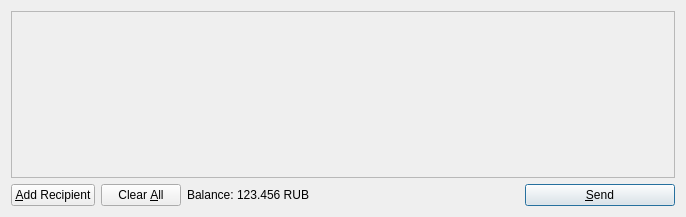
<?xml version="1.0" encoding="UTF-8"?>
<ui version="4.0">
 <class>SendCoinsDialog</class>
 <widget class="QDialog" name="SendCoinsDialog">
  <property name="geometry">
   <rect>
    <x>0</x>
    <y>0</y>
    <width>686</width>
    <height>217</height>
   </rect>
  </property>
  <property name="windowTitle">
   <string>Send Coins</string>
  </property>
  <layout class="QVBoxLayout" name="verticalLayout">
   <item>
    <widget class="QScrollArea" name="scrollArea">
     <property name="widgetResizable">
      <bool>true</bool>
     </property>
     <widget class="QWidget" name="scrollAreaWidgetContents">
      <property name="geometry">
       <rect>
        <x>0</x>
        <y>0</y>
        <width>666</width>
        <height>165</height>
       </rect>
      </property>
      <layout class="QVBoxLayout" name="verticalLayout_2">
       <property name="margin">
        <number>0</number>
       </property>
       <item>
        <layout class="QVBoxLayout" name="entries">
         <property name="spacing">
          <number>6</number>
         </property>
        </layout>
       </item>
       <item>
        <spacer name="verticalSpacer">
         <property name="orientation">
          <enum>Qt::Vertical</enum>
         </property>
         <property name="sizeHint" stdset="0">
          <size>
           <width>20</width>
           <height>40</height>
          </size>
         </property>
        </spacer>
       </item>
      </layout>
     </widget>
    </widget>
   </item>
   <item>
    <layout class="QHBoxLayout" name="horizontalLayout">
     <item>
      <widget class="QPushButton" name="addButton">
       <property name="toolTip">
        <string>Send to multiple recipients at once</string>
       </property>
       <property name="text">
        <string>&amp;Add Recipient</string>
       </property>
       <property name="icon">
        <iconset resource="../bitcoin.qrc">
         <normaloff>:/icons/add</normaloff>:/icons/add</iconset>
       </property>
       <property name="autoDefault">
        <bool>false</bool>
       </property>
      </widget>
     </item>
     <item>
      <widget class="QPushButton" name="clearButton">
       <property name="sizePolicy">
        <sizepolicy hsizetype="Minimum" vsizetype="Fixed">
         <horstretch>0</horstretch>
         <verstretch>0</verstretch>
        </sizepolicy>
       </property>
       <property name="toolTip">
        <string>Remove all transaction fields</string>
       </property>
       <property name="text">
        <string>Clear &amp;All</string>
       </property>
       <property name="icon">
        <iconset resource="../bitcoin.qrc">
         <normaloff>:/icons/remove</normaloff>:/icons/remove</iconset>
       </property>
       <property name="autoRepeatDelay">
        <number>300</number>
       </property>
       <property name="autoDefault">
        <bool>false</bool>
       </property>
      </widget>
     </item>
     <item>
      <layout class="QHBoxLayout" name="horizontalLayout_2">
       <property name="spacing">
        <number>3</number>
       </property>
       <item>
        <widget class="QLabel" name="label">
         <property name="text">
          <string>Balance:</string>
         </property>
        </widget>
       </item>
       <item>
        <widget class="QLabel" name="labelBalance">
         <property name="cursor">
          <cursorShape>IBeamCursor</cursorShape>
         </property>
         <property name="text">
          <string>123.456 RUB</string>
         </property>
         <property name="textInteractionFlags">
          <set>Qt::LinksAccessibleByMouse|Qt::TextSelectableByKeyboard|Qt::TextSelectableByMouse</set>
         </property>
        </widget>
       </item>
      </layout>
     </item>
     <item>
      <spacer name="horizontalSpacer">
       <property name="orientation">
        <enum>Qt::Horizontal</enum>
       </property>
       <property name="sizeHint" stdset="0">
        <size>
         <width>40</width>
         <height>20</height>
        </size>
       </property>
      </spacer>
     </item>
     <item>
      <widget class="QPushButton" name="sendButton">
       <property name="minimumSize">
        <size>
         <width>150</width>
         <height>0</height>
        </size>
       </property>
       <property name="toolTip">
        <string>Confirm the send action</string>
       </property>
       <property name="text">
        <string>&amp;Send</string>
       </property>
       <property name="icon">
        <iconset resource="../bitcoin.qrc">
         <normaloff>:/icons/send</normaloff>:/icons/send</iconset>
       </property>
       <property name="default">
        <bool>true</bool>
       </property>
      </widget>
     </item>
    </layout>
   </item>
  </layout>
 </widget>
 <resources>
  <include location="../bitcoin.qrc"/>
 </resources>
 <connections/>
</ui>
